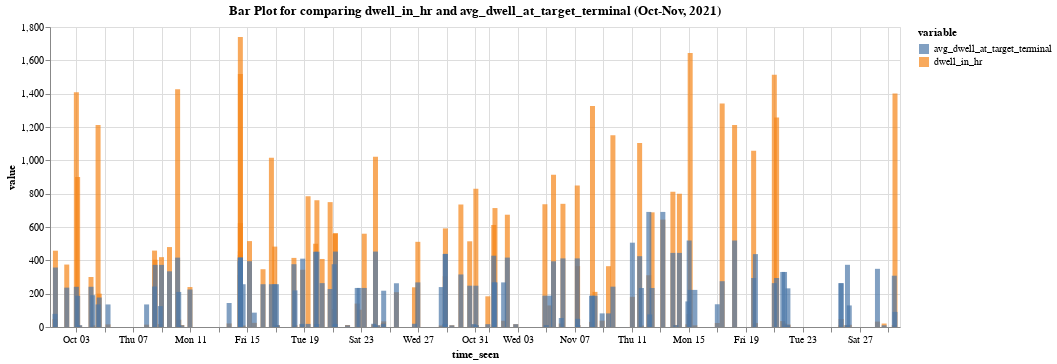

Write notebook code for a chart like this one.
### Markdown cell above
From the above bar plot, It is noticed the `num_of_vessel_in_port` seems capped at around 180 despite there being a drastic increase of the `dwell_in_hr`. This actually makes sense as the capacity of the port area could have reached its maximum during this extremely congested period. This finding confirms our speculation that after a certain level the feature `num_of_vessel_in_port` is no longer correlating with the increase of `dwell_in_hr`.

### Code cell
# Plot the bar chart to show dwell_in_hr and num_of_vessel_in_port
alt.Chart(df_melt).mark_bar(opacity=0.7).encode(
    x='time_seen:T',
    y=alt.Y('value:Q', stack=None),
    color='variable:N'
).transform_filter(
    (datum.variable != 'num_of_vessel_in_port')
).properties(
    width=850,
    height=300,
    title='Bar Plot for comparing dwell_in_hr and avg_dwell_at_target_terminal (Oct-Nov, 2021)'
)#.interactive()

### Figure 1 — Vega-Lite specification as saved in the notebook (floating-point values rounded to 4 significant figures; data arrays with more than 128 entries replaced by an {"elided": "..."} marker saying what was removed)
{"config": {"view": {"continuousWidth": 400, "continuousHeight": 300}}, "data": {"name": "data-5af248bb19426a54846f8b10f3a6879f"}, "mark": {"type": "bar", "opacity": 0.7}, "encoding": {"color": {"field": "variable", "type": "nominal"}, "x": {"field": "time_seen", "type": "temporal"}, "y": {"field": "value", "stack": null, "type": "quantitative"}}, "height": 300, "title": "Bar Plot for comparing dwell_in_hr and avg_dwell_at_target_terminal (Oct-Nov, 2021)", "transform": [{"filter": "(datum.variable !== 'num_of_vessel_in_port')"}], "width": 850, "$schema": "https://vega.github.io/schema/vega-lite/v4.17.0.json", "datasets": {"data-5af248bb19426a54846f8b10f3a6879f": {"elided": "381 records"}}}
